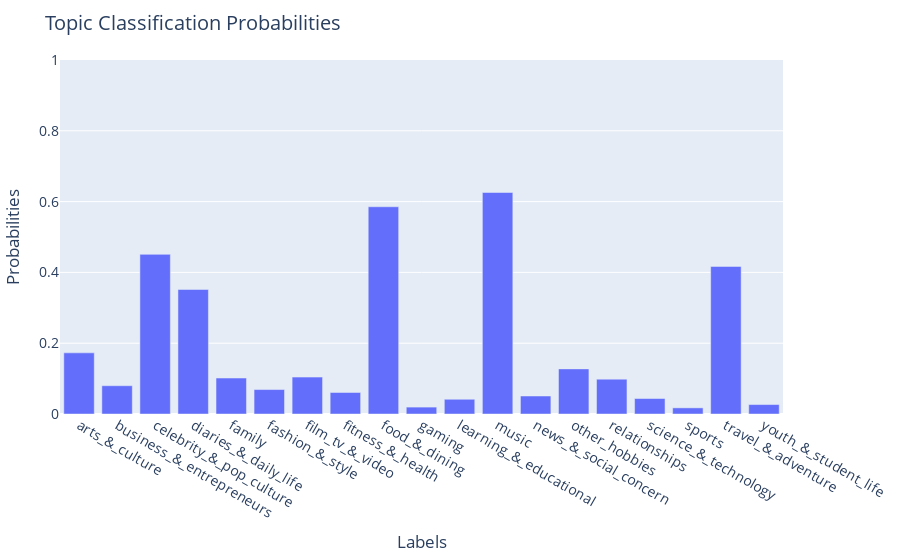
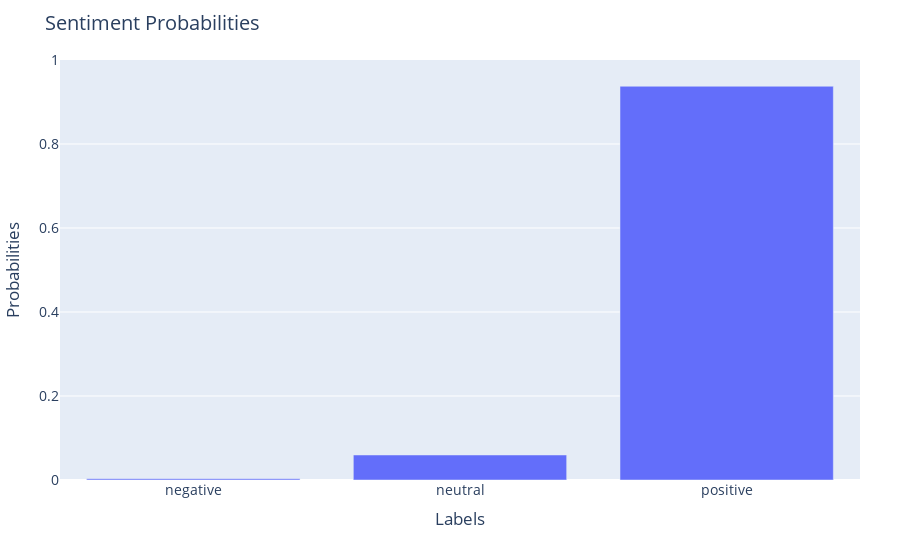
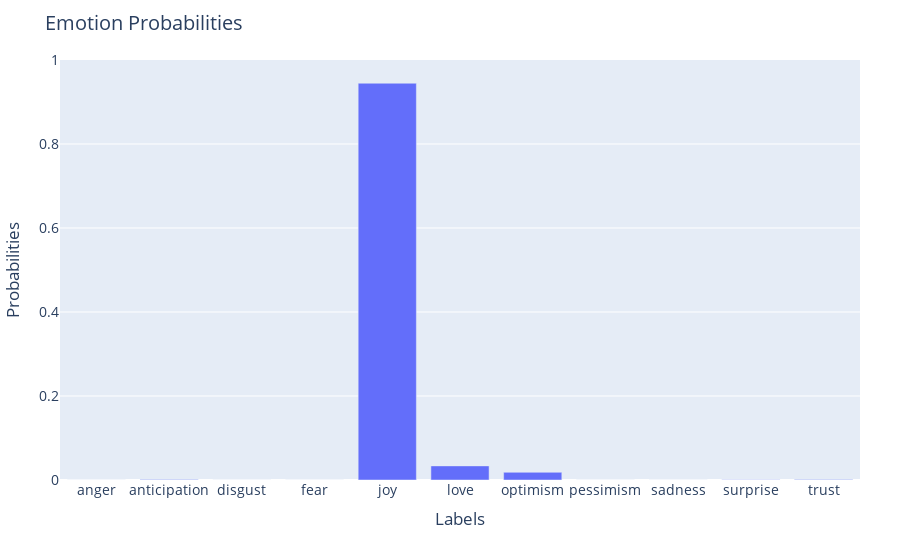
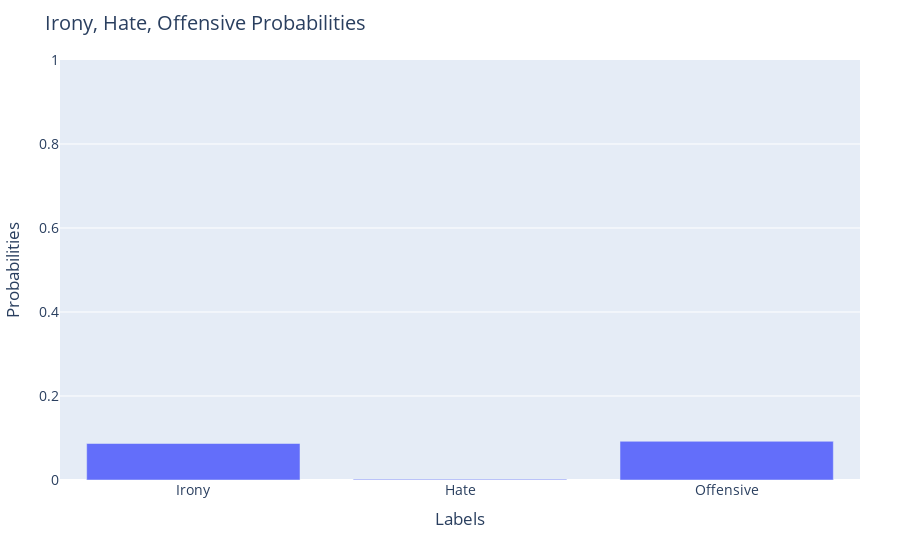

Notebook code for these charts, in order:
### Code cell
tweetanalysisplots = TweetAnalysisPlots()

tweet="I would love to go to south-east asia, travel, eat some good meals, go the the AI-Conference and meet Jason Derulo"
tweetanalysisplots.run(tweet)

### Figure 1 — Plotly figure (JSON) as saved in the notebook; plotly's stock layout.template omitted (floating-point values rounded to 4 significant figures)
{"data": [{"type": "bar", "x": ["arts_&_culture", "business_&_entrepreneurs", "celebrity_&_pop_culture", "diaries_&_daily_life", "family", "fashion_&_style", "film_tv_&_video", "fitness_&_health", "food_&_dining", "gaming", "learning_&_educational", "music", "news_&_social_concern", "other_hobbies", "relationships", "science_&_technology", "sports", "travel_&_adventure", "youth_&_student_life"], "y": [0.1727, 0.07988, 0.451, 0.3518, 0.1015, 0.06905, 0.1042, 0.06075, 0.5854, 0.0195, 0.04162, 0.6257, 0.05086, 0.1274, 0.09841, 0.04373, 0.01734, 0.4168, 0.02668]}], "layout": {"autosize": true, "font": {"size": 14}, "margin": {"b": 80, "l": 40, "r": 40, "t": 60}, "title": {"text": "Topic Classification Probabilities"}, "xaxis": {"autorange": true, "range": [-0.5, 18.5], "title": {"text": "Labels"}, "type": "category"}, "yaxis": {"range": [0, 1], "title": {"text": "Probabilities"}, "type": "linear"}}}

### Figure 2 — Plotly figure (JSON) as saved in the notebook; plotly's stock layout.template omitted (floating-point values rounded to 4 significant figures)
{"data": [{"type": "bar", "x": ["negative", "neutral", "positive"], "y": [0.002976, 0.05954, 0.9375]}], "layout": {"autosize": true, "font": {"size": 14}, "margin": {"b": 80, "l": 40, "r": 40, "t": 60}, "title": {"text": "Sentiment Probabilities"}, "xaxis": {"autorange": true, "range": [-0.5, 2.5], "title": {"text": "Labels"}, "type": "category"}, "yaxis": {"range": [0, 1], "title": {"text": "Probabilities"}, "type": "linear"}}}

### Figure 3 — Plotly figure (JSON) as saved in the notebook; plotly's stock layout.template omitted (floating-point values rounded to 4 significant figures)
{"data": [{"type": "bar", "x": ["anger", "anticipation", "disgust", "fear", "joy", "love", "optimism", "pessimism", "sadness", "surprise", "trust"], "y": [8.09e-05, 0.0009146, 9.502e-05, 0.000132, 0.9447, 0.03363, 0.01831, 7.765e-05, 0.0001339, 0.0006739, 0.001246]}], "layout": {"autosize": true, "font": {"size": 14}, "margin": {"b": 80, "l": 40, "r": 40, "t": 60}, "title": {"text": "Emotion Probabilities"}, "xaxis": {"autorange": true, "range": [-0.5, 10.5], "title": {"text": "Labels"}, "type": "category"}, "yaxis": {"range": [0, 1], "title": {"text": "Probabilities"}, "type": "linear"}}}

### Figure 4 — Plotly figure (JSON) as saved in the notebook; plotly's stock layout.template omitted (floating-point values rounded to 4 significant figures)
{"data": [{"type": "bar", "x": ["Irony", "Hate", "Offensive"], "y": [0.08688, 0.001806, 0.09213]}], "layout": {"autosize": true, "font": {"size": 14}, "margin": {"b": 80, "l": 40, "r": 40, "t": 60}, "title": {"text": "Irony, Hate, Offensive Probabilities"}, "xaxis": {"autorange": true, "range": [-0.5, 2.5], "title": {"text": "Labels"}, "type": "category"}, "yaxis": {"range": [0, 1], "title": {"text": "Probabilities"}, "type": "linear"}}}
